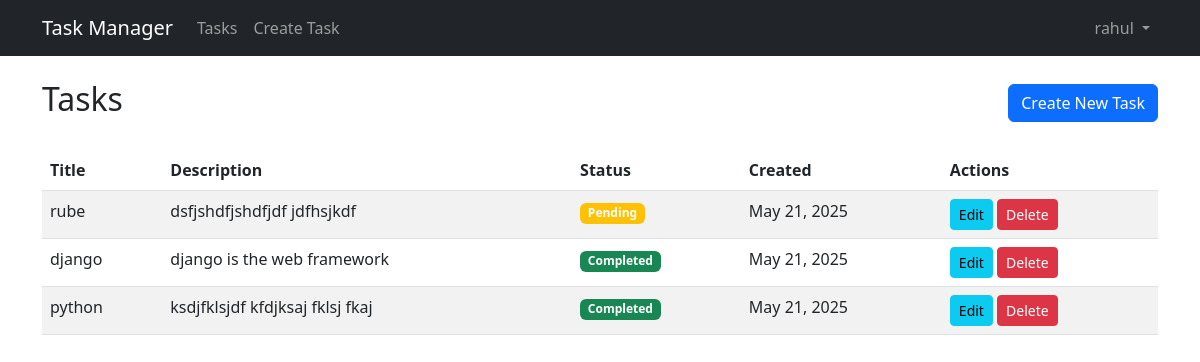
Page /tasks/ (signed in) on the committed database.
### tasks/models.py (models this page shows, shortened)
class Task(models.Model):
    user = models.ForeignKey(User, on_delete=models.CASCADE, related_name='tasks', null=True)
    title = models.CharField(max_length=200)
    description = models.TextField(blank=True)
    completed = models.BooleanField(default=False)
    created_at = models.DateTimeField(auto_now_add=True)
    updated_at = models.DateTimeField(auto_now=True)
    class Meta:
        ordering = ['-created_at']

### tasks/views.py (the view)
# urls.py: path('', views.task_list, name='task_list'),
def task_list(request):
    tasks = Task.objects.filter(user=request.user)
    return render(request, 'tasks/task_list.html', {'tasks': tasks})

### templates/tasks/task_list.html (shortened to what this page needs)
{% extends 'base.html' %}
{% block content %}
<div class="row">
    <div class="col-md-12">
        <div class=" d-flex justify-content-between align-items-center mb-4">
                <h2>Tasks</h2>
                <a href="{% url 'task_create' %}" class="btn btn-primary">Create New Task</a>
        </div>
        {% if tasks %}
            <div class="table-responsive">
                <table class="table table-striped">
                    <thead>
                        <tr>
                            <th>Title</th>
                            <th>Description</th>
                            <th>Status</th>
                            <th>Created</th>
                            <th>Actions</th>
                        </tr>
                    </thead>
                    <tbody>
                        {% for task in tasks %}
                            <tr>
                                <td>{{ task.title }}</td>
                                <td>{{ task.description|truncatewords:5 }}</td>
                                <td>
                                    {% if task.completed %}
                                        <span class="badge bg-success">Completed</span>
                                    {% else %}
                                        <span class="badge bg-warning">Pending</span>
                                    {% endif %}
                                </td>
                                <td>{{ task.created_at|date:"M d, Y" }}</td>
                                <td>
                                    <a href="{% url 'task_update' task.pk %}" class="btn btn-sm btn-info">Edit</a>
                                    <a href="{% url 'task_delete' task.pk %}" class="btn btn-sm btn-danger">Delete</a>
                                </td>
                            </tr>
                        {% endfor %}
                    </tbody>
                </table>
            </div>
        {% else %}
            <div class="alert alert-info">
                No tasks found. Create your first task!
            </div>
        {% endif %}
    </div>
</div>
{% endblock %}

### templates/base.html (shortened to what this page needs)
<!DOCTYPE html>
<html lang="en">
<head>
    <link href="https://cdn.jsdelivr.net/npm/bootstrap@5.3.0/dist/css/bootstrap.min.css" rel="stylesheet">
</head>
<body>
    <nav class="navbar navbar-expand-lg navbar-dark bg-dark">
        <div class="container">
            <a class="navbar-brand" href="{% url 'task_list' %}">Task Manager</a>
            <div class="collapse navbar-collapse" id="navbarNav">
                <ul class="navbar-nav me-auto">
                    <li class="nav-item">
                        <a class="nav-link" href="{% url 'task_list' %}">Tasks</a>
                    </li>
                    {% if user.is_authenticated %}
                    <li class="nav-item">
                        <a class="nav-link" href="{% url 'task_create' %}">Create Task</a>
                    </li>
                    {% endif %}
                </ul>
                <ul class="navbar-nav">
                    {% if user.is_authenticated %}
                    <li class="nav-item dropdown">
                        <a class="nav-link dropdown-toggle" href="#" id="userDropdown" role="button" data-bs-toggle="dropdown">
                            {{ user.username }}
                        </a>
                    </li>
                    {% endif %}
                </ul>
            </div>
        </div>
    </nav>
    <div class="container mt-4">
        {% block content %}
        {% endblock %}
    </div>
</body>
</html>

### rows in the picture
Task: title "rube", description "dsfjshdfjshdfjdf jdfhsjkdf", completed "Pending", created_at "May 21, 2025"
Task: title "django", description "django is the web framework", completed "Completed", created_at "May 21, 2025"
Task: title "python", description "ksdjfklsjdf kfdjksaj fklsj fkaj", completed "Completed", created_at "May 21, 2025"

### other values in the picture
{{ user.username }} "rahul"
